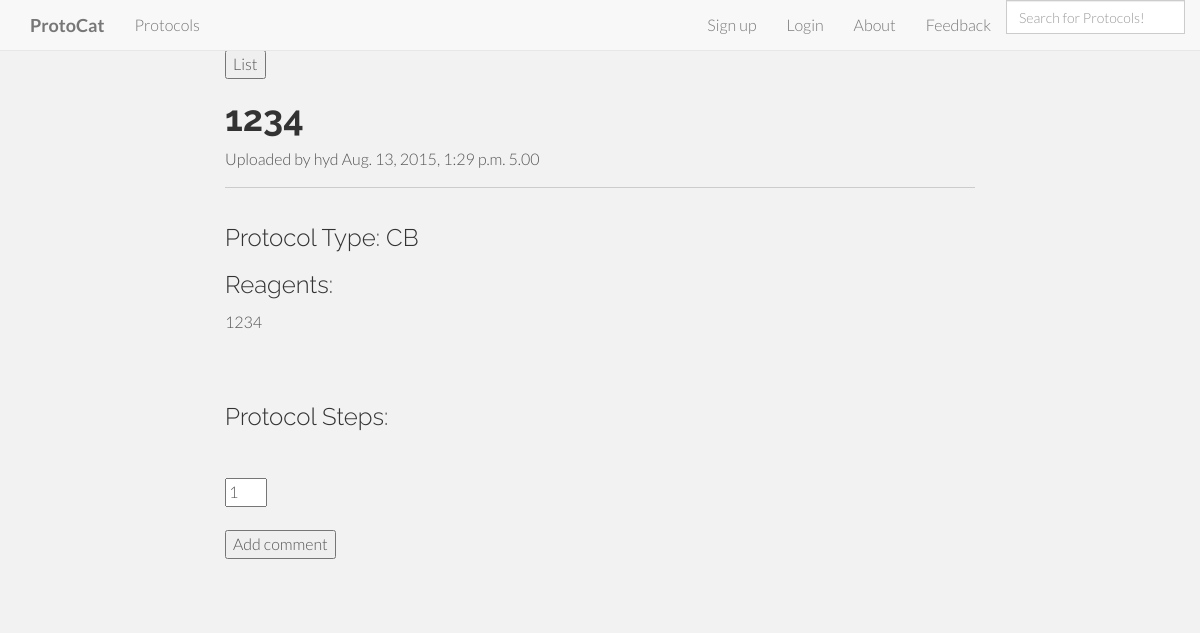
Screenshot of /protocol_display/41/ with the database file from the repository.
### protocat_app/models.py (models this page shows)
class Protocol(models.Model):
    id = models.AutoField(primary_key=True)
    title = models.TextField()
    author = models.CharField(max_length=50)
    date_of_upload = datetime.now()
    description = models.TextField(default='')
    protocol_type = models.CharField(max_length=2, choices=PROTOCOL_TYPES, null=True)
    rating = models.DecimalField(
        validators=[MinValueValidator(0.0), MaxValueValidator(5.0)],
        max_digits=3, decimal_places=2, default=2.50)
    num_ratings = models.IntegerField(default=0)
    user_rated = models.TextField(default='')
    reagents = models.TextField(default='')
    protocol_steps = models.TextField(default='')

### protocat_app/views.py (the view)
# urls.py: url(r'^protocol_display/(?P<protocol_id>[0-9]+)/$', views.protocol_display, name='protocol_display'),
def protocol_display(request, protocol_id):
    protocol_items = Protocol.objects.get(id=protocol_id)
    steps = protocol_items.protocol_steps
    current_user = str(request.user)
    return render(request, 'protocat_app/protocol_display.html', {'protocol_items':protocol_items, 'steps':steps,'current_user':current_user})

### protocat_app/templates/protocat_app/protocol_display.html (shortened to what this page needs)
{% extends 'base.html' %}
{% load staticfiles %}
{% load comments %}
{% block content %}
    <div class="container">
        <div class="row">
            <div class="col-md-2"></div>
            <div class="col-md-8">
                <form action="/protocol_list">
                    <input type="submit" value="List">
                </form>
            </div>
            <div class="col-md-2"></div>
        </div>
        <div class="row">
            <div class="col-md-2"></div>
            <div class="col-md-8">
                <h1><strong>{{protocol_items.title}}</strong></h1>
                Uploaded by {{protocol_items.author}}
                {{protocol_items.date_of_upload}}
                {{protocol_items.rating}}
                <hr>
            </div>
            <div class="col-md-2"></div>
        </div>
        <div class="row">
            <div class="col-md-2"></div>
            <div class="col-md-8">
                <h3>Protocol Type:  {{protocol_items.protocol_type}}</h3>
                <h3>Reagents: </h3> <p>{{protocol_items.reagents|linebreaksbr}}</p>
                <br>
                <h3>Protocol Steps: </h3> <p>{{steps|linebreaksbr}}</p>
            </div>
            <div class="col-md-2"></div>
        </div>
        <div class="row">
            <div class="col-md-2"></div>
            <div class="col-md-8">
                {% if current_user not in protocol_items.user_rated %}
            <br>
            <form method="POST" action="/rating/{{protocol_items.id}}/">
                <input type="number" value="1" name="rating" min="1" max="5">
            </form>
            <br>
            {% endif %}
            </div>
            <div class="col-md-2"></div>
        </div>
        <div class="row">
            <div class="col-md-2"></div>
            <div class="col-md-8">
            {% get_comment_form for protocol_items as form %}
                <table>
                    <form action="{% comment_form_target %}" method="post">
                        <input type="submit" value="Add comment" id="id_submit">
                    </form>
                </table>
                <br>
            </div>
            <div class="col-md-2"></div>
        </div>
        <br>
        <div class="row">
            <div class="col-md-2"></div>
            <div class="col-md-8">
            </div>
            <div class="col-md-2"></div>
        </div>
    </div>
{% endblock %}

### protocat_app/static/stylesheets/root_index.css (style rules this page uses)
body { background-color: #f2f2f2; font-family: "Lato"; font-weight: 300; font-size: 16px; color: #555; padding-top: 50px; -webkit-font-smoothing: antialiased; -webkit-overflow-scrolling: touch; }
h1, h2, h3, h4, h5, h6 { font-family: "Raleway"; font-weight: 300; color: #333; }
p { line-height: 28px; margin-bottom: 25px; }
hr { display: block; height: 1px; border: 0; border-top: 1px solid #ccc; margin: 1em 0; padding: 0; }

### rows the page displays
Protocol: title "1234", author "hyd", date_of_upload "Aug. 13, 2015, 1:29 p.m.", rating "5.00", protocol_type "CB", reagents "1234"
